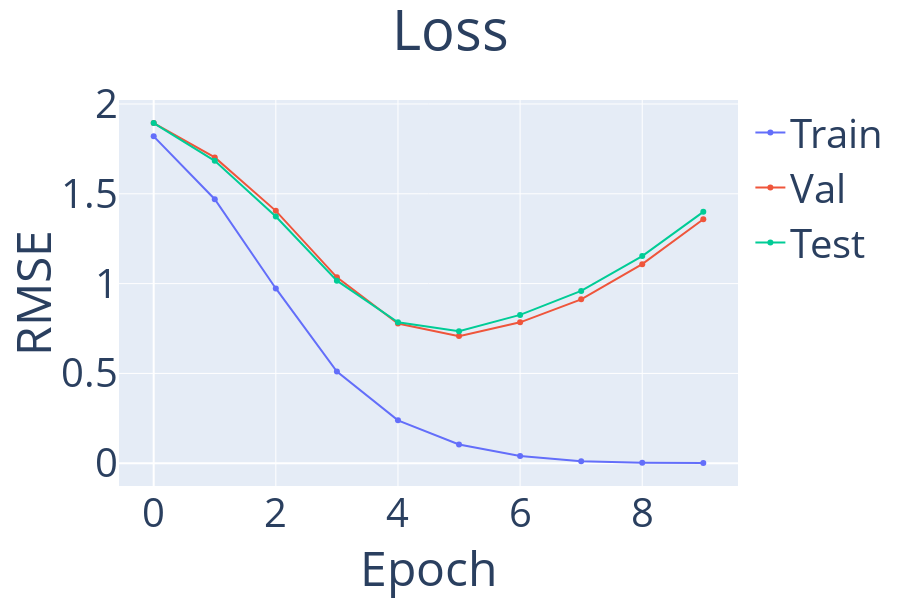
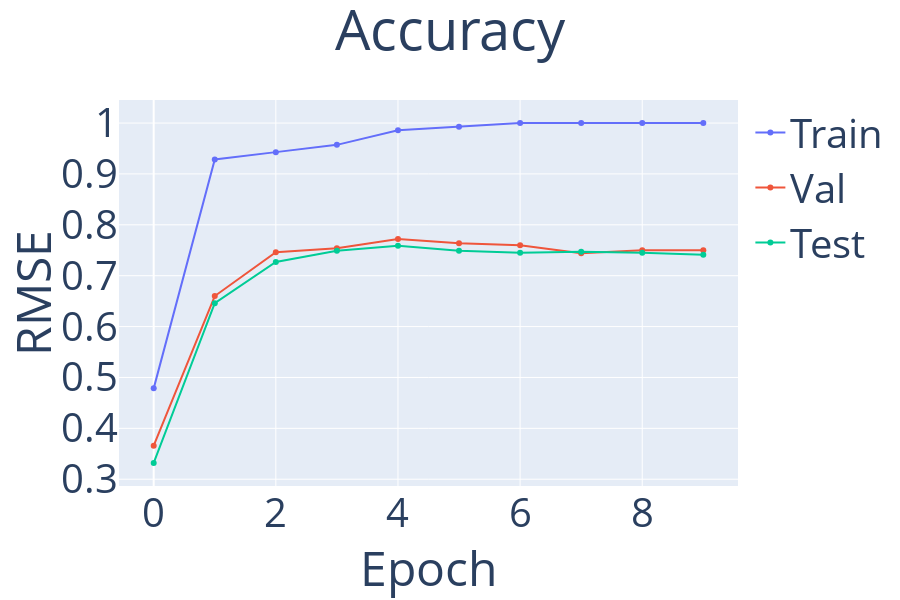

The code cell stored with these charts, in order, in its notebook:
### Code cell
plot_interactive(metrics, ['Train', 'Val', 'Test'], title='Loss', metric_name='loss')
plot_interactive(metrics, ['Train', 'Val', 'Test'], title='Accuracy', metric_name='acc')

### Figure 1 — Plotly figure (JSON) as saved in the notebook; plotly's stock layout.template omitted (floating-point values rounded to 4 significant figures)
{"data": [{"mode": "lines+markers", "name": "Train", "type": "scatter", "x": [0, 1, 2, 3, 4, 5, 6, 7, 8, 9], "y": [1.82, 1.47, 0.9731, 0.5107, 0.2387, 0.1044, 0.04015, 0.0104, 0.003005, 0.001541]}, {"mode": "lines+markers", "name": "Val", "type": "scatter", "x": [0, 1, 2, 3, 4, 5, 6, 7, 8, 9], "y": [1.894, 1.703, 1.405, 1.035, 0.7779, 0.7076, 0.7844, 0.9123, 1.108, 1.358]}, {"mode": "lines+markers", "name": "Test", "type": "scatter", "x": [0, 1, 2, 3, 4, 5, 6, 7, 8, 9], "y": [1.894, 1.684, 1.373, 1.016, 0.7846, 0.7351, 0.8258, 0.9595, 1.153, 1.4]}], "layout": {"font": {"size": 40}, "height": 600, "title": {"text": "Loss", "x": 0.5}, "xaxis": {"title": {"text": "Epoch"}}, "yaxis": {"title": {"text": "RMSE"}}}}

### Figure 2 — Plotly figure (JSON) as saved in the notebook; plotly's stock layout.template omitted (floating-point values rounded to 4 significant figures)
{"data": [{"mode": "lines+markers", "name": "Train", "type": "scatter", "x": [0, 1, 2, 3, 4, 5, 6, 7, 8, 9], "y": [0.4786, 0.9286, 0.9429, 0.9571, 0.9857, 0.9929, 1, 1, 1, 1]}, {"mode": "lines+markers", "name": "Val", "type": "scatter", "x": [0, 1, 2, 3, 4, 5, 6, 7, 8, 9], "y": [0.366, 0.66, 0.746, 0.754, 0.772, 0.764, 0.76, 0.744, 0.75, 0.75]}, {"mode": "lines+markers", "name": "Test", "type": "scatter", "x": [0, 1, 2, 3, 4, 5, 6, 7, 8, 9], "y": [0.332, 0.646, 0.727, 0.749, 0.759, 0.749, 0.745, 0.747, 0.745, 0.741]}], "layout": {"font": {"size": 40}, "height": 600, "title": {"text": "Accuracy", "x": 0.5}, "xaxis": {"title": {"text": "Epoch"}}, "yaxis": {"title": {"text": "RMSE"}}}}
